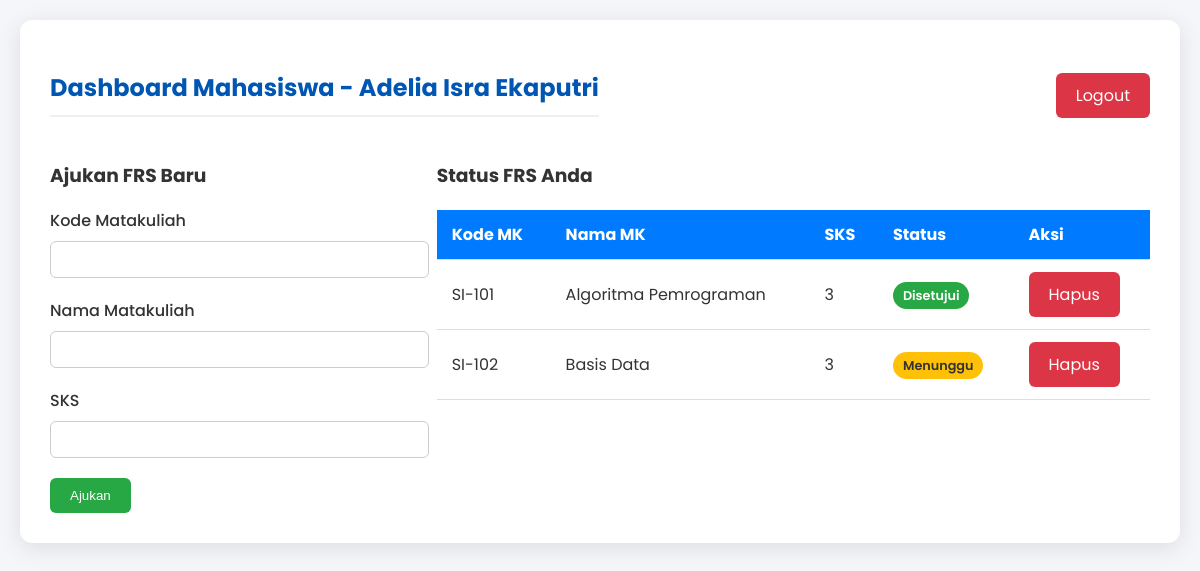
The app's page /mahasiswa_dashboard.php (signed in) with its own data.
### tables this page shows
CREATE TABLE frs (
    id_frs INT AUTO_INCREMENT PRIMARY KEY,
    nim VARCHAR(15),
    kode_matkul VARCHAR(10) NOT NULL,
    nama_matkul VARCHAR(100) NOT NULL,
    sks INT NOT NULL,
    status_frs ENUM('Menunggu', 'Disetujui', 'Ditolak') DEFAULT 'Menunggu',
    FOREIGN KEY (nim) REFERENCES mahasiswa(nim) ON DELETE CASCADE
);

### mahasiswa_dashboard.php (the view, shortened to what this page needs)
<?php
require 'config/database.php';
$nim = $_SESSION['user_id'];
$query = "SELECT * FROM frs WHERE nim='$nim'";
$result = mysqli_query($koneksi, $query);
?>
<!DOCTYPE html><html lang="id"><head><title>Mahasiswa Dashboard</title><link rel="stylesheet" href="assets/style.css"></head>
<body>
    <div class="container">
        <div class="header"><h2>Dashboard Mahasiswa - <?php echo $_SESSION['nama']; ?></h2><a href="logout.php" class="btn btn-danger">Logout</a></div>
        <div style="display:flex; gap: 30px;">
            <div style="flex:1;">
                <h3>Ajukan FRS Baru</h3>
                <form action="mahasiswa_dashboard.php" method="POST"><input type="hidden" name="tambah_frs" value="1">
                    <div class="form-group"><label>Kode Matakuliah</label><input type="text" name="kode_matkul" required></div>
                    <div class="form-group"><label>Nama Matakuliah</label><input type="text" name="nama_matkul" required></div>
                    <div class="form-group"><label>SKS</label><input type="number" name="sks" required></div>
                    <button type="submit" class="btn btn-success">Ajukan</button>
                </form>
            </div>
            <div style="flex:2;">
                <h3>Status FRS Anda</h3>
                <table><thead><tr><th>Kode MK</th><th>Nama MK</th><th>SKS</th><th>Status</th><th>Aksi</th></tr></thead>
                <tbody><?php while ($frs = mysqli_fetch_assoc($result)): ?><tr>
                    <td><?php echo $frs['kode_matkul']; ?></td><td><?php echo $frs['nama_matkul']; ?></td><td><?php echo $frs['sks']; ?></td>
                    <td><span class="status status-<?php echo strtolower($frs['status_frs']); ?>"><?php echo $frs['status_frs']; ?></span></td>
                    <td><a href="mahasiswa_dashboard.php?hapus_frs=<?php echo $frs['id_frs']; ?>" class="btn btn-danger" onclick="return confirm('Yakin ingin menghapus pengajuan FRS ini?')">Hapus</a></td>
                </tr><?php endwhile; ?></tbody></table>
            </div>
        </div>
    </div>
</body></html>

### assets/style.css (style rules this page uses)
body { font-family: 'Poppins', sans-serif; background-color: #f4f6f9; color: #333; margin: 20px; }
.container { max-width: 1200px; margin: auto; background: #fff; padding: 30px; border-radius: 12px; box-shadow: 0 5px 25px rgba(0,0,0,0.1); }
h2 { color: #0056b3; border-bottom: 2px solid #f0f0f0; padding-bottom: 10px; margin-bottom: 25px; }
table { width: 100%; border-collapse: collapse; margin-top: 20px; }
th, td { padding: 12px 15px; text-align: left; border-bottom: 1px solid #ddd; }
thead th { background-color: #007bff; color: white; }
.form-group { margin-bottom: 20px; }
label { display: block; margin-bottom: 8px; font-weight: 500; }
input, select { width: 100%; max-width: 500px; padding: 10px; border: 1px solid #ccc; border-radius: 6px; }
.btn { display: inline-block; padding: 10px 20px; border: none; border-radius: 6px; color: #fff; text-decoration: none; cursor: pointer; transition: all 0.3s ease; }
.btn-success { background-color: #28a745; }
.btn-danger { background-color: #dc3545; }
.header { display: flex; justify-content: space-between; align-items: center; }
.status { padding: 5px 10px; border-radius: 15px; color: #fff; font-size: 0.8em; font-weight: 600; }
.status-menunggu { background-color: #ffc107; color: #333; }
.status-disetujui { background-color: #28a745; }

### records on screen
frs: kode_matkul "SI-101", nama_matkul "Algoritma Pemrograman", sks "3", status_frs "Disetujui"
frs: kode_matkul "SI-102", nama_matkul "Basis Data", sks "3", status_frs "Menunggu"

### other values on screen
$_SESSION['nama'] "Adelia Isra Ekaputri"
